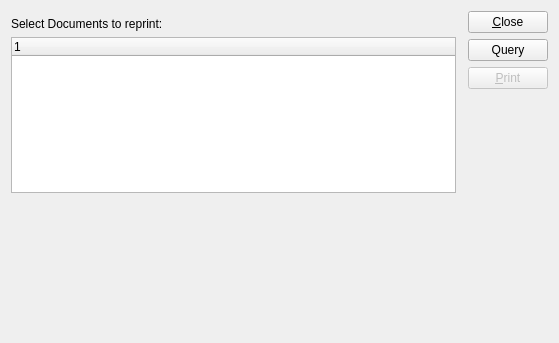
<?xml version="1.0" encoding="UTF-8"?>
<ui version="4.0">
 <comment>This file is part of the xTuple ERP: PostBooks Edition, a free and
open source Enterprise Resource Planning software suite,
Copyright (c) 1999-2018 by OpenMFG LLC, d/b/a xTuple.
It is licensed to you under the Common Public Attribution License
version 1.0, the full text of which (including xTuple-specific Exhibits)
is available at www.xtuple.com/CPAL.  By using this software, you agree
to be bound by its terms.</comment>
 <class>reprintMulticopyDocument</class>
 <widget class="QDialog" name="reprintMulticopyDocument">
  <property name="geometry">
   <rect>
    <x>0</x>
    <y>0</y>
    <width>559</width>
    <height>343</height>
   </rect>
  </property>
  <property name="windowTitle">
   <string>Reprint Multiple Copies of Document</string>
  </property>
  <layout class="QGridLayout" name="gridLayout">
   <item row="0" column="2" rowspan="4">
    <layout class="QVBoxLayout" name="_buttonLyt">
     <item>
      <widget class="QPushButton" name="_close">
       <property name="text">
        <string>&amp;Close</string>
       </property>
      </widget>
     </item>
     <item>
      <widget class="QPushButton" name="_query">
       <property name="text">
        <string>Query</string>
       </property>
      </widget>
     </item>
     <item>
      <widget class="QPushButton" name="_print">
       <property name="enabled">
        <bool>false</bool>
       </property>
       <property name="text">
        <string>&amp;Print</string>
       </property>
       <property name="autoDefault">
        <bool>true</bool>
       </property>
       <property name="default">
        <bool>true</bool>
       </property>
      </widget>
     </item>
     <item>
      <spacer name="spacer247">
       <property name="orientation">
        <enum>Qt::Vertical</enum>
       </property>
       <property name="sizeType">
        <enum>QSizePolicy::Expanding</enum>
       </property>
       <property name="sizeHint" stdset="0">
        <size>
         <width>10</width>
         <height>41</height>
        </size>
       </property>
      </spacer>
     </item>
    </layout>
   </item>
   <item row="3" column="0" colspan="2">
    <widget class="XDocCopySetter" name="_copies">
     <property name="sizePolicy">
      <sizepolicy hsizetype="Preferred" vsizetype="Preferred">
       <horstretch>0</horstretch>
       <verstretch>6</verstretch>
      </sizepolicy>
     </property>
    </widget>
   </item>
   <item row="0" column="0" colspan="2">
    <widget class="QFrame" name="_optionsFrame">
     <property name="frameShape">
      <enum>QFrame::NoFrame</enum>
     </property>
     <property name="frameShadow">
      <enum>QFrame::Plain</enum>
     </property>
    </widget>
   </item>
   <item row="2" column="0">
    <widget class="XTreeWidget" name="_list">
     <property name="sizePolicy">
      <sizepolicy hsizetype="Expanding" vsizetype="Expanding">
       <horstretch>0</horstretch>
       <verstretch>7</verstretch>
      </sizepolicy>
     </property>
     <property name="selectionMode">
      <enum>QAbstractItemView::ExtendedSelection</enum>
     </property>
    </widget>
   </item>
   <item row="1" column="0">
    <widget class="XLabel" name="_listLit">
     <property name="text">
      <string>Select Documents to reprint:</string>
     </property>
    </widget>
   </item>
  </layout>
 </widget>
 <layoutdefault spacing="6" margin="11"/>
 <customwidgets>
  <customwidget>
   <class>XDocCopySetter</class>
   <extends>QWidget</extends>
   <header>xdoccopysetter.h</header>
  </customwidget>
  <customwidget>
   <class>XLabel</class>
   <extends>QLabel</extends>
   <header>xlabel.h</header>
  </customwidget>
  <customwidget>
   <class>XTreeWidget</class>
   <extends>QTreeWidget</extends>
   <header>xtreewidget.h</header>
   <container>1</container>
  </customwidget>
 </customwidgets>
 <includes/>
 <resources/>
 <connections>
  <connection>
   <sender>_close</sender>
   <signal>clicked()</signal>
   <receiver>reprintMulticopyDocument</receiver>
   <slot>reject()</slot>
   <hints>
    <hint type="sourcelabel">
     <x>20</x>
     <y>20</y>
    </hint>
    <hint type="destinationlabel">
     <x>20</x>
     <y>20</y>
    </hint>
   </hints>
  </connection>
  <connection>
   <sender>_list</sender>
   <signal>valid(bool)</signal>
   <receiver>_print</receiver>
   <slot>setEnabled(bool)</slot>
   <hints>
    <hint type="sourcelabel">
     <x>227</x>
     <y>104</y>
    </hint>
    <hint type="destinationlabel">
     <x>508</x>
     <y>61</y>
    </hint>
   </hints>
  </connection>
 </connections>
</ui>
